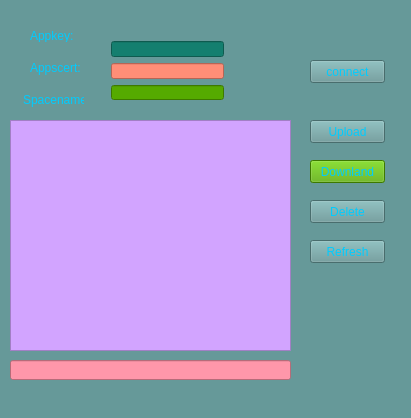
<?xml version="1.0" encoding="UTF-8"?>
<ui version="4.0">
 <class>opennanoyun</class>
 <widget class="QMainWindow" name="opennanoyun">
  <property name="geometry">
   <rect>
    <x>0</x>
    <y>0</y>
    <width>411</width>
    <height>418</height>
   </rect>
  </property>
  <property name="windowTitle">
   <string>opennanoyun</string>
  </property>
  <property name="styleSheet">
   <string notr="true">color:#00CCFF;
background-color: #669999</string>
  </property>
  <widget class="QWidget" name="centralWidget">
   <widget class="QLabel" name="lb_appkey">
    <property name="geometry">
     <rect>
      <x>30</x>
      <y>30</y>
      <width>54</width>
      <height>12</height>
     </rect>
    </property>
    <property name="text">
     <string>Appkey:</string>
    </property>
   </widget>
   <widget class="QLabel" name="lb_appsecret">
    <property name="geometry">
     <rect>
      <x>30</x>
      <y>60</y>
      <width>61</width>
      <height>16</height>
     </rect>
    </property>
    <property name="text">
     <string>Appscert:</string>
    </property>
   </widget>
   <widget class="QPushButton" name="btn_connect">
    <property name="geometry">
     <rect>
      <x>310</x>
      <y>60</y>
      <width>75</width>
      <height>23</height>
     </rect>
    </property>
    <property name="text">
     <string>connect</string>
    </property>
   </widget>
   <widget class="QListView" name="lst_file">
    <property name="geometry">
     <rect>
      <x>10</x>
      <y>120</y>
      <width>281</width>
      <height>231</height>
     </rect>
    </property>
    <property name="styleSheet">
     <string notr="true">border-color: rgb(228, 119, 255);
background-color: rgb(210, 164, 255);
</string>
    </property>
   </widget>
   <widget class="QPushButton" name="btn_downland">
    <property name="geometry">
     <rect>
      <x>310</x>
      <y>160</y>
      <width>75</width>
      <height>23</height>
     </rect>
    </property>
    <property name="styleSheet">
     <string notr="true">background-color: rgb(85, 170, 0);</string>
    </property>
    <property name="text">
     <string>Downland</string>
    </property>
   </widget>
   <widget class="QPushButton" name="btn_uplaod">
    <property name="geometry">
     <rect>
      <x>310</x>
      <y>120</y>
      <width>75</width>
      <height>23</height>
     </rect>
    </property>
    <property name="text">
     <string>Upload</string>
    </property>
   </widget>
   <widget class="QPushButton" name="btn_del">
    <property name="geometry">
     <rect>
      <x>310</x>
      <y>200</y>
      <width>75</width>
      <height>23</height>
     </rect>
    </property>
    <property name="text">
     <string>Delete</string>
    </property>
   </widget>
   <widget class="QPushButton" name="btn_refresh">
    <property name="geometry">
     <rect>
      <x>310</x>
      <y>240</y>
      <width>75</width>
      <height>23</height>
     </rect>
    </property>
    <property name="text">
     <string>Refresh</string>
    </property>
   </widget>
   <widget class="QLineEdit" name="le_link">
    <property name="geometry">
     <rect>
      <x>10</x>
      <y>360</y>
      <width>281</width>
      <height>20</height>
     </rect>
    </property>
    <property name="styleSheet">
     <string notr="true">color: rgb(255, 139, 244);
background-color: rgb(255, 151, 170);</string>
    </property>
   </widget>
   <widget class="QLabel" name="lb_space">
    <property name="geometry">
     <rect>
      <x>23</x>
      <y>90</y>
      <width>61</width>
      <height>20</height>
     </rect>
    </property>
    <property name="text">
     <string>Spacename:</string>
    </property>
   </widget>
   <widget class="QWidget" name="layoutWidget">
    <property name="geometry">
     <rect>
      <x>100</x>
      <y>30</y>
      <width>135</width>
      <height>81</height>
     </rect>
    </property>
    <layout class="QVBoxLayout" name="verticalLayout">
     <item>
      <widget class="QLineEdit" name="le_key">
       <property name="styleSheet">
        <string notr="true">color: rgb(85, 0, 0);
background-color: rgb(20, 127, 111);</string>
       </property>
      </widget>
     </item>
     <item>
      <widget class="QLineEdit" name="le_scert">
       <property name="styleSheet">
        <string notr="true">background-color: rgb(255, 142, 119);</string>
       </property>
      </widget>
     </item>
     <item>
      <widget class="QLineEdit" name="le_space">
       <property name="styleSheet">
        <string notr="true">background-color: rgb(85, 170, 0);</string>
       </property>
      </widget>
     </item>
    </layout>
   </widget>
  </widget>
  <widget class="QStatusBar" name="statusBar"/>
 </widget>
 <layoutdefault spacing="6" margin="11"/>
 <resources/>
 <connections/>
</ui>
